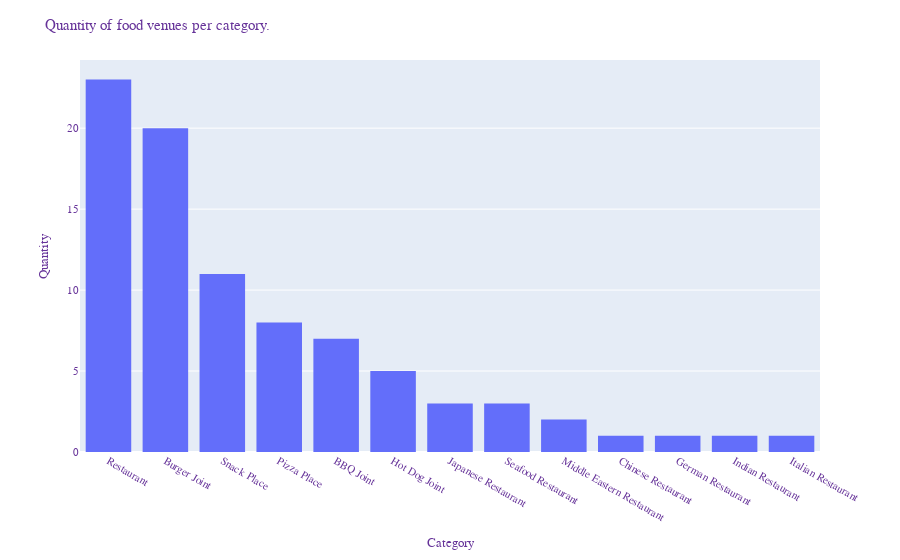

Notebook code cell kept with this figure:
### Markdown cell above
After this dataframe cleanup, every Fast Food Restaurant left is a burger place, so we will combine them together.

### Code cell
MOCnearby_venues.replace('Fast Food Restaurant', 'Burger Joint', inplace=True)
venues = MOCnearby_venues.loc[(MOCnearby_venues['categories'] != 'Bakery')]
hist = venues.groupby(['categories']).count().reset_index().sort_values(by='name', ascending=False)
fig = px.histogram(data_frame=hist, x='categories', y='name')
fig.update_layout(
    title="Quantity of food venues per category.",
    xaxis_title="Category",
    yaxis_title="Quantity",
    font=dict(
        family="Courier New, monospace",
        size=11,
        color="RebeccaPurple"
    )
)

fig.show()

### Figure 1 — Plotly figure (JSON) as saved in the notebook; plotly's stock layout.template omitted (floating-point values rounded to 4 significant figures)
{"data": [{"alignmentgroup": "True", "bingroup": "x", "histfunc": "sum", "hovertemplate": "categories=%{x}<br>sum of name=%{y}<extra></extra>", "legendgroup": "", "marker": {"color": "#636efa"}, "name": "", "offsetgroup": "", "orientation": "v", "showlegend": false, "type": "histogram", "x": ["Restaurant", "Burger Joint", "Snack Place", "Pizza Place", "BBQ Joint", "Hot Dog Joint", "Japanese Restaurant", "Seafood Restaurant", "Middle Eastern Restaurant", "Chinese Restaurant", "German Restaurant", "Indian Restaurant", "Italian Restaurant"], "xaxis": "x", "y": [23, 20, 11, 8, 7, 5, 3, 3, 2, 1, 1, 1, 1], "yaxis": "y"}], "layout": {"barmode": "relative", "font": {"color": "RebeccaPurple", "family": "Courier New, monospace", "size": 11}, "legend": {"tracegroupgap": 0}, "margin": {"t": 60}, "title": {"text": "Quantity of food venues per category."}, "xaxis": {"anchor": "y", "domain": [0, 1], "title": {"text": "Category"}}, "yaxis": {"anchor": "x", "domain": [0, 1], "title": {"text": "Quantity"}}}}
